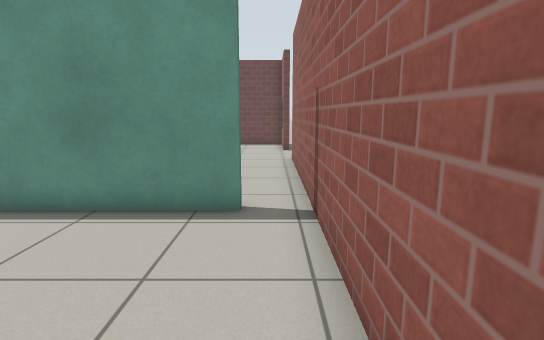
view 1 (above)

13 first-person views from a walk through a Gazebo world. The camera is 0.96 m above the floor, tilts 10° down and sees 80° across. The floor is counted in squares, 0.5 m on a side. Each view is taken from the middle of a square. On the plan, view 1 faces up. The plan holds only what a view shows up to about 17 squares ahead; the rest is blank. The robots in the file are not drawn. Simple patterns stand in for the simulator's built-in surfaces.

view 2
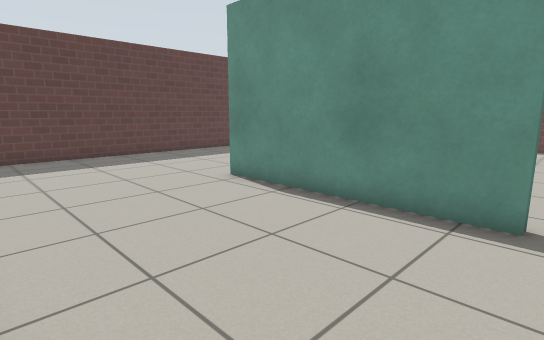

view 3
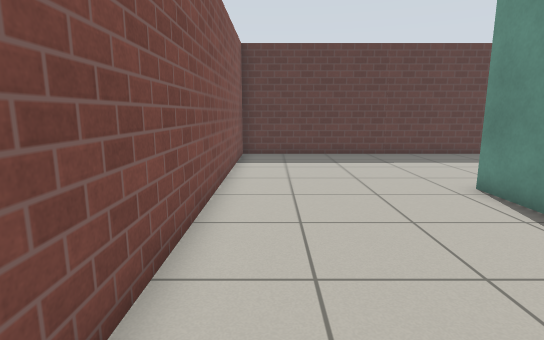

view 4
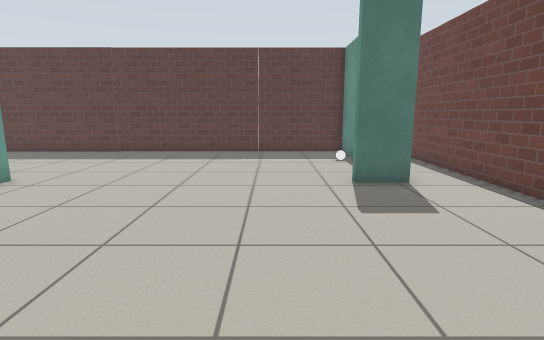

view 5
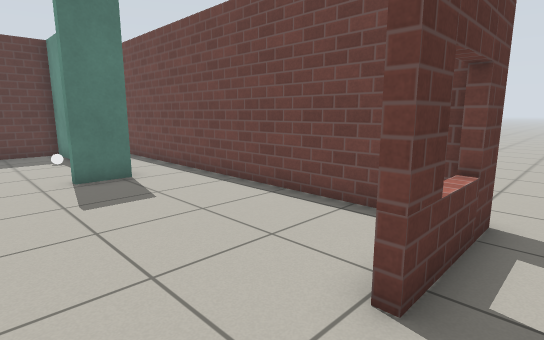

view 6
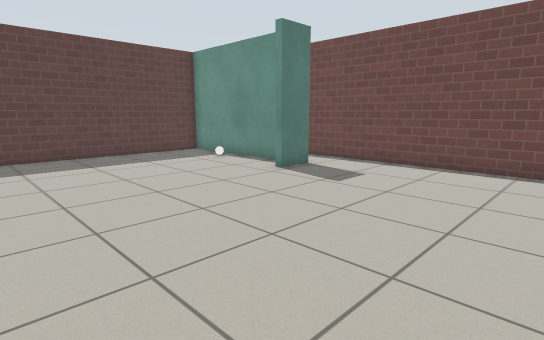

view 7
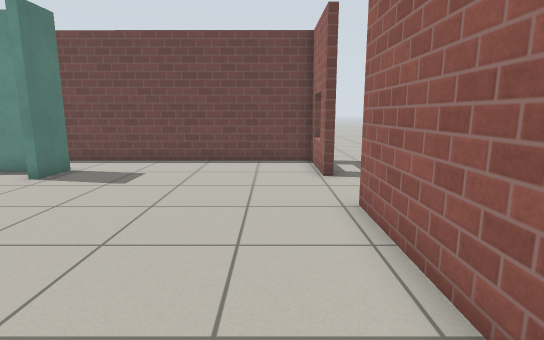

view 8
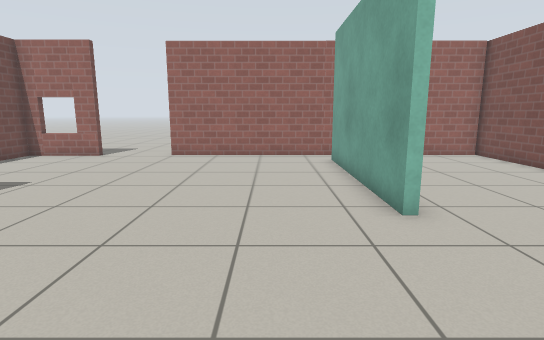

view 9
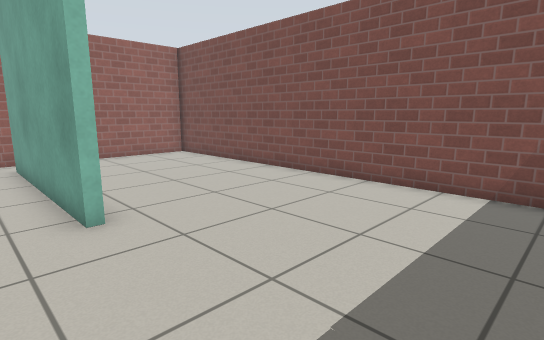

view 10
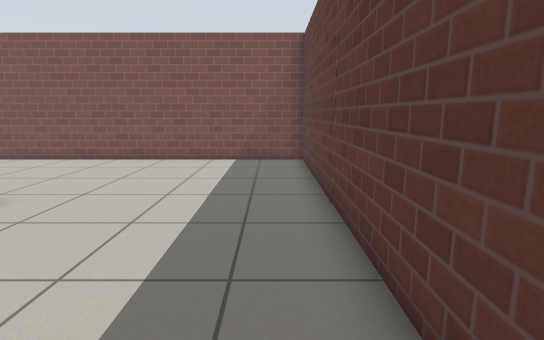

view 11
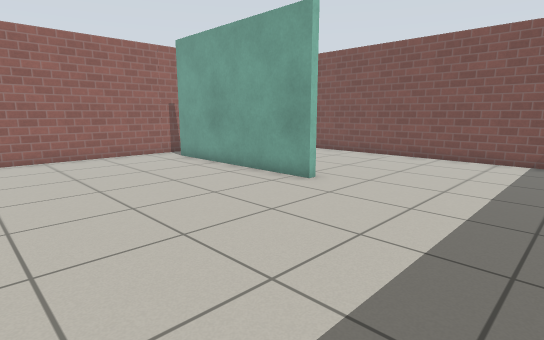

view 12
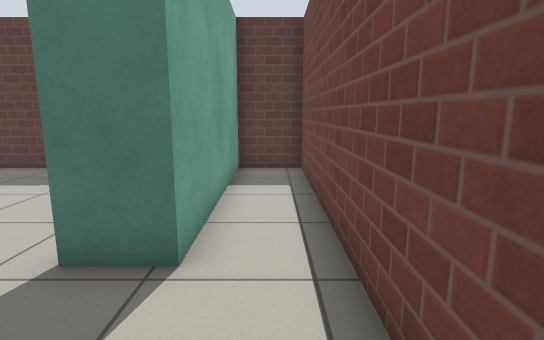

view 13
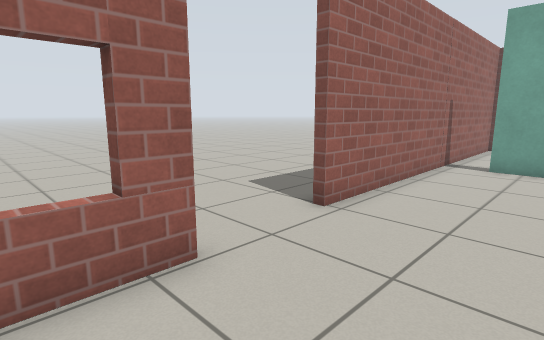

### Floor plan
Points are (right, up) in squares from view 1. A wall is a line through its corners. A room is listed if a view was taken in it or the views show most of it. See-through windows are left out.
Room 1 (views 1, 2, 3, 6, 7, 8, 9, 10, 11, 12, 13)
walls: (-8.1, 6.5) (-0.6, 6.5) (-0.6, 6.2) (-8.1, 6.2) (-8.1, 6.5); (-9, 17.5) (-15.3, 17.5) (-15.3, -0.4) (0.8, -0.4) (0.8, 13.6); (0.6, 16.8) (0.6, 20) (-15.3, 20) (-15.3, 17.8) (-7.8, 17.8) (-7.8, 16.3) (-8.2, 16.3)
ways out: opening at (1, 15) to room 2
objects: other object (-12, 17)
Room 2 (views 4, 5)
walls: (0.8, 13.6) (1.3, 13.6); (0.9, 20.4) (0.9, 16.8) (0.6, 16.8)
ways out: opening at (1, 15) to room 1; opening at (2, 20)

Positions as (right, up) in squares from view 1, and headings:
1: (0, 0), facing up
2: (0, 0), facing up-left
3: (0, 1), facing left
4: (1, 14), facing left
5: (2, 14), facing up-left
6: (0, 8), facing up-left
7: (-1, 7), facing up
8: (-14, 9), facing right
9: (-14, 8), facing down-right
10: (-14, 13), facing down
11: (-14, 14), facing down-right
12: (-4, 19), facing left
13: (-3, 19), facing down-right
